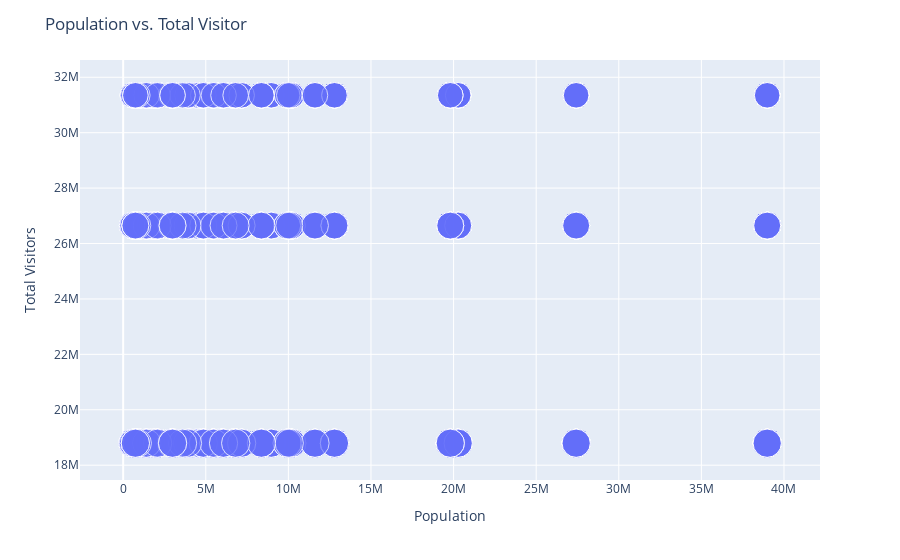

The code cell stored with this chart in its notebook:
### Code cell
# import plotly.express as px
fig = px.scatter(Fall, x="Population", y="Total Visitors", hover_data=["State Code"], size="Month" )
fig.update_layout(title='Population vs. Total Visitor')
# fig.show()

### Figure 1 — Plotly figure (JSON) as saved in the notebook; plotly's stock layout.template omitted (floating-point values rounded to 4 significant figures; data arrays with more than 128 entries replaced by an {"elided": "..."} marker saying what was removed)
{"data": [{"customdata": {"elided": "933x1 str values"}, "hoverlabel": {"namelength": 0}, "hovertemplate": "Population=%{x}<br>Total Visitors=%{y}<br>Month=%{marker.size}<br>State Code=%{customdata[0]}", "legendgroup": "", "marker": {"color": "#636efa", "size": {"elided": "933 int values"}, "sizemode": "area", "sizeref": 0.0275, "symbol": "circle"}, "mode": "markers", "name": "", "showlegend": false, "type": "scatter", "x": {"elided": "933 int values"}, "xaxis": "x", "y": {"elided": "933 int values"}, "yaxis": "y"}], "layout": {"legend": {"itemsizing": "constant", "tracegroupgap": 0}, "margin": {"t": 60}, "title": {"text": "Population vs. Total Visitor"}, "xaxis": {"anchor": "y", "domain": [0, 1], "title": {"text": "Population"}}, "yaxis": {"anchor": "x", "domain": [0, 1], "title": {"text": "Total Visitors"}}}}
